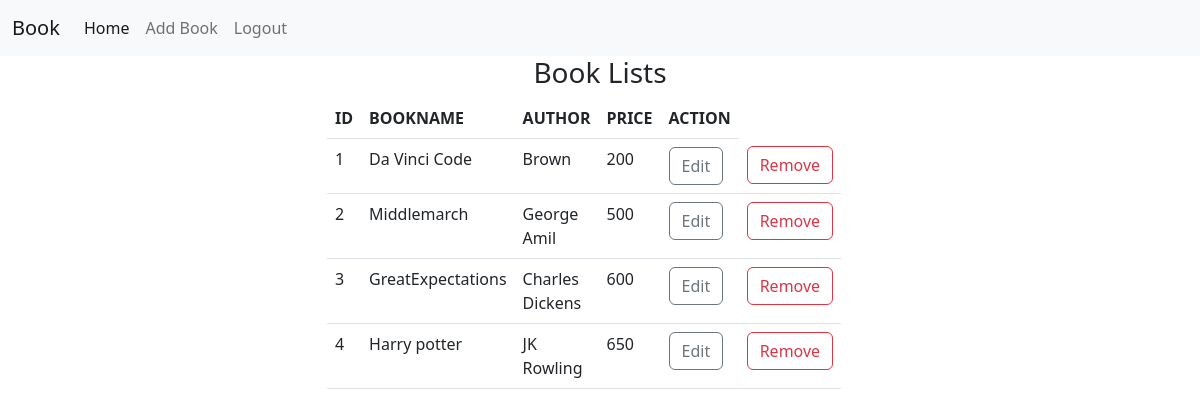
Page /books/all (signed in) on the committed database.
### myapp/models.py (models this page shows, shortened)
class Books(models.Model):
    name=models.CharField(max_length=200)
    author=models.CharField(max_length=150)
    price=models.PositiveIntegerField()

### myapp/views.py (the view)
# urls.py: path("books/all",views.BookListView.as_view(),name="book-list"),
@method_decorator(signin_required,name="dispatch")
class BookListView(ListView):
        model=Books
        context_object_name="books"
        template_name="book-list.html"

### myapp/views.py (called while the page is built)
def signin_required(fn):
    def wrapper(request,*args, **kwargs):
        if not request.user.is_authenticated:
            messages.error(request,"signin required")
            return redirect("signin")
        else:
            return fn(request,args,*kwargs)
    return wrapper

### myapp/templates/book-list.html (shortened to what this page needs)
{%extends 'base.html'%}
    {%block body_block%}
    <div class="container">
        <div class="row">
            <h3 class="text-center">Book Lists</h3>
            <div class="col-3"></div>
            <div class="col-5">
                <table class="table">
                    <tr>
                        <th>ID</th>
                        <th>BOOKNAME</th>
                        <th>AUTHOR</th>
                        <th>PRICE</th>
                        <th>ACTION</th>
                    </tr>
                    {%for book in books%}
                    <tr>
                        <td>{{book.id}}</td>
                        <td>{{book.name}}</td>
                        <td>{{book.author}}</td>
                        <td>{{book.price}}</td>
                        <td><a href="{% url 'book-change' book.id %}" class="btn btn-outline-secondary">Edit</a></td>
                        <td><a href="{% url 'book-delete' book.id %}" class="btn btn-outline-danger">Remove</a></td>
                    </tr>
                    {%endfor%}
                </table>
            </div>
            <div class="col-4"></div>
        </div>
    </div>
    {%endblock%}

### myapp/templates/base.html (shortened to what this page needs)
<!DOCTYPE html>
<html lang="en">
<head>
    <link href="https://cdn.jsdelivr.net/npm/bootstrap@5.2.1/dist/css/bootstrap.min.css" rel="stylesheet">
</head>
<body>
    <nav class="navbar navbar-expand-lg bg-light">
        <div class="container-fluid">
          <a class="navbar-brand" href="#">Book</a>
          <div class="collapse navbar-collapse" id="navbarSupportedContent">
            <ul class="navbar-nav me-auto mb-2 mb-lg-0">
              <li class="nav-item">
                <a class="nav-link active" aria-current="page" href="{%url 'book-list'%}">Home</a>
              </li>
              <li class="nav-item">
                <a class="nav-link" href="{%url 'book-add'%}">Add Book</a>
              </li>
              <li class="nav-item">
                <a class="nav-link" href="{%url 'signout'%}">Logout</a>
              </li>
            </ul>
          </div>
        </div>
      </nav>
    {%block body_block%}
    {%endblock%}
</body>
</html>

### rows in the picture
Books: id "1", name "Da Vinci Code", author "Brown", price "200"
Books: id "2", name "Middlemarch", author "George Amil", price "500"
Books: id "3", name "GreatExpectations", author "Charles Dickens", price "600"
Books: id "4", name "Harry potter", author "JK Rowling", price "650"
